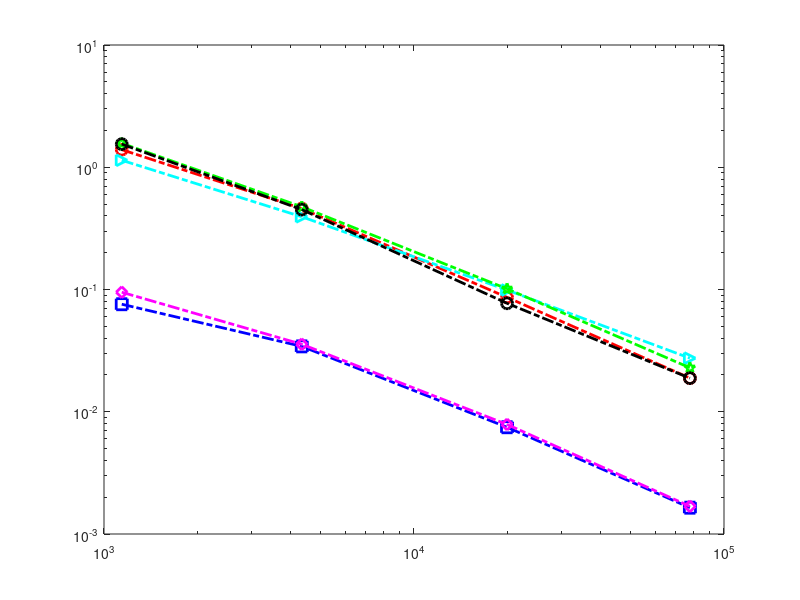

Source code (MATLAB): (Note: this script raises an error after producing the figure.)
function Vem1fig2()
% 在SS型域域山求解前6个特征值
%NNdof=[551	2134	9893	38635	226221	988882];%DOF
NNdof=[1141	4345	19962	77621	453379	1979720];%NT
errorestimate=[0.000797433187417691	0.000212478700575169	5.37799435207698e-05	1.44707931566704e-05	3.37243158608173e-06	8.56231889701704e-07];

eigv1=[19.6383097714374	19.5967885095133	19.5699969817813	19.5641689888785	19.5625712363173	19.562527232517];
ref1=eigv1(end);

eigv2=[19.7734139760737	19.7140902924483	19.6863038774025	19.6801182143939	19.6784780083649	19.6784325742696];
ref2=eigv2(end);

eigv3=[50.2213241894106	49.2882552038109	48.9149311484497	48.8474937455224	48.8310118069735	48.8286388135706];
ref3=eigv3(end);

eigv4=[50.2213241894106	49.4744053830165	49.1798814885896	49.1083423626248	49.0862744538178	49.0809050370341];
ref4=eigv4(end);

eigv5=[50.7674223592945	49.6716150305379	49.2983224601317	49.2199488572367	49.200260487227	49.1970538042334];
ref5=eigv5(end);

eigv6=[50.7674223592945	49.6716150305379	49.2983224601317	49.24004060754	49.2235861911	49.2212087675303];
ref6=eigv6(end);

%运用loglog作图
%% 作误差曲线
loglog(NNdof(1:4),abs(eigv1(1:4)-ref1),'bs-.','MarkerSize',8,'LineWidth',2);
hold on 
loglog(NNdof(1:4),abs(eigv2(1:4)-ref2),'md-.','MarkerSize',8,'LineWidth',2);
loglog(NNdof(1:4),abs(eigv3(1:4)-ref3),'ro-.','MarkerSize',8,'LineWidth',2);
loglog(NNdof(1:4),abs(eigv4(1:4)-ref4),'c>-.','MarkerSize',8,'LineWidth',2);
loglog(NNdof(1:4),abs(eigv5(1:4)-ref5),'gp-.','MarkerSize',8,'LineWidth',2);
loglog(NNdof(1:4),abs(eigv6(1:4)-ref6),'ko-.','MarkerSize',8,'LineWidth',2);
%% 作误差指示子曲线
loglog(NNdof(1:4),errorestimate(1:4),'kX-','MarkerSize',8,'LineWidth',2);
%求回归系数
au=regress(log10(abs(eigv1(1:end-1)-ref1))',[ones(length(eigv1)-1,1) log10(NNdof(1:end-1))'])
%a=au(1),b=au(2),10
x=linspace(4000,30000);y=10.^(au(1)-2)*x.^(-1);hold on; loglog(x,y,'k-','LineWidth',1)
%添加主题和坐标标题
xlabel('$\#\mathcal{T}_\ell$','Interpreter','latex','fontsize',11);ylabel('Error','fontsize',12);

%添加图例
fg=legend('$|\lambda_{1}-\lambda_{1,\ell}|$','$|\lambda_{2}-\lambda_{2,\ell}|$', ...
    '$|\lambda_{3}-\lambda_{3,\ell}|$','$|\lambda_{4}-\lambda_{4,\ell}|$', ...
    '$|\lambda_{5}-\lambda_{5,\ell}|$','$|\lambda_{6}-\lambda_{6,\ell}|$', ...
    '$\eta_\ell^2$','location','best');
fg.Interpreter="latex";
tx=text(9000,10^-2.98,'slope$=-1$','fontsize',12);
%tx=text(26000,10^-3.4,'slope$=-1$','fontsize',12);
tx.Interpreter="latex";
axis tight;
hold off
end